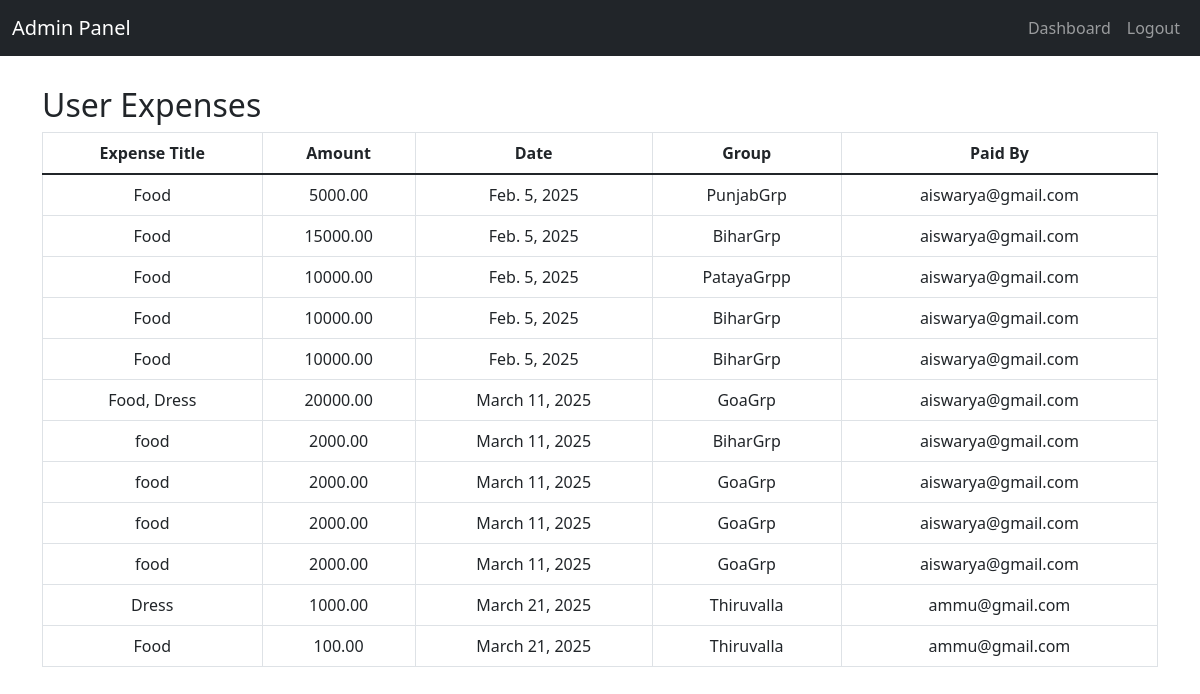
Screenshot of /viewexpenses/ with the database file from the repository.
### app/models.py (models this page shows, shortened)
class Expense(models.Model):
    title = models.CharField(max_length=200)
    amount = models.DecimalField(max_digits=10, decimal_places=2)
    date = models.DateField()
    group = models.ForeignKey(ExpenseGroup, on_delete=models.CASCADE, related_name='expenses')
    paid_by = models.ForeignKey(userregister, on_delete=models.CASCADE, related_name='paid_expenses')
    split_among = models.ManyToManyField(GroupMember, through='ExpenseSplit')
    created_at = models.DateTimeField(auto_now_add=True)

class ExpenseGroup(models.Model):
    name = models.CharField(max_length=100)
    created_by = models.ForeignKey(User, on_delete=models.CASCADE, related_name='created_groups')  # Use User model
    created_at = models.DateTimeField(auto_now_add=True)
    def __str__(self):
        return self.name

class userregister(models.Model):
    user = models.OneToOneField(User, on_delete=models.CASCADE)
    email = models.EmailField()
    phone = models.CharField(max_length=15)
    location = models.CharField(max_length=100)
    confirm_password = models.CharField(max_length=255)

### app/views.py (the view)
# urls.py: path('viewexpenses/', views.viewexpenses, name='viewexpenses'),
def viewexpenses(request):
    user_expenses = Expense.objects.all()
    return render(request, 'admin/viewexpenses.html', {'user_expenses': user_expenses})

### templates/admin/viewexpenses.html (shortened to what this page needs)
<!DOCTYPE html>
<html lang="en">
<head>
    <link href="https://cdn.jsdelivr.net/npm/bootstrap@5.1.3/dist/css/bootstrap.min.css" rel="stylesheet">
</head>
<body>
    <nav class="navbar navbar-expand-lg navbar-dark bg-dark">
        <div class="container-fluid">
            <a class="navbar-brand" href="#">Admin Panel</a>
            <div class="collapse navbar-collapse" id="navbarNav">
                <ul class="navbar-nav ms-auto">
                    <li class="nav-item"><a class="nav-link" href="../adminhome">Dashboard</a></li>
                    <li class="nav-item"><a class="nav-link" href="../adminlogout">Logout</a></li>
                </ul>
            </div>
        </div>
    </nav>
    <div class="container table-container">
        <h2>User Expenses</h2>
        <table class="table table-bordered">
            <thead>
                <tr>
                    <th>Expense Title</th>
                    <th>Amount</th>
                    <th>Date</th>
                    <th>Group</th>
                    <th>Paid By</th>
                </tr>
            </thead>
            <tbody>
                {% for expense in user_expenses %}
                        <tr>
                            <td>{{ expense.title }}</td>
                            <td>{{ expense.amount }}</td>
                            <td>{{ expense.date }}</td>
                            <td>{{ expense.group }}</td>
                            <td>{{ expense.paid_by.email }}</td>
                        </tr>
                {% endfor %}
            </tbody>
        </table>
    </div>
</body>
</html>

### templates/admin/viewexpenses.html (style rules this page uses)
.table-container { margin-top: 30px; }
.table th, .table td { text-align: center; }

### rows the page displays
Expense: title "Food", amount "5000.00", date "Feb. 5, 2025", group "PunjabGrp", paid_by.email "aiswarya@gmail.com"
Expense: title "Food", amount "15000.00", date "Feb. 5, 2025", group "BiharGrp", paid_by.email "aiswarya@gmail.com"
Expense: title "Food", amount "10000.00", date "Feb. 5, 2025", group "PatayaGrpp", paid_by.email "aiswarya@gmail.com"
Expense: title "Food", amount "10000.00", date "Feb. 5, 2025", group "BiharGrp", paid_by.email "aiswarya@gmail.com"
Expense: title "Food", amount "10000.00", date "Feb. 5, 2025", group "BiharGrp", paid_by.email "aiswarya@gmail.com"
Expense: title "Food, Dress", amount "20000.00", date "March 11, 2025", group "GoaGrp", paid_by.email "aiswarya@gmail.com"
Expense: title "food", amount "2000.00", date "March 11, 2025", group "BiharGrp", paid_by.email "aiswarya@gmail.com"
Expense: title "food", amount "2000.00", date "March 11, 2025", group "GoaGrp", paid_by.email "aiswarya@gmail.com"
Expense: title "food", amount "2000.00", date "March 11, 2025", group "GoaGrp", paid_by.email "aiswarya@gmail.com"
Expense: title "food", amount "2000.00", date "March 11, 2025", group "GoaGrp", paid_by.email "aiswarya@gmail.com"
Expense: title "Dress", amount "1000.00", date "March 21, 2025", group "Thiruvalla", paid_by.email "ammu@gmail.com"
Expense: title "Food", amount "100.00", date "March 21, 2025", group "Thiruvalla", paid_by.email "ammu@gmail.com"
